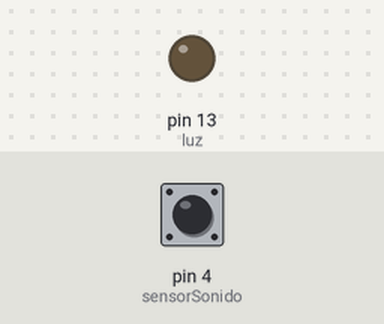
A sketch run on a simulated Arduino Uno, built with avr-gcc and run on an emulated ATmega328P. Shown: output pins drawn as LEDs (lit = HIGH). The test bench sets the inputs (shaded band); at power-on: pin 4 (sensorSonido) LOW. What the sketch prints to the serial monitor is not drawn.

Above: at 1.2 s.
1.3 s: pin 4 (sensorSonido) driven HIGH
At 2.2 s:
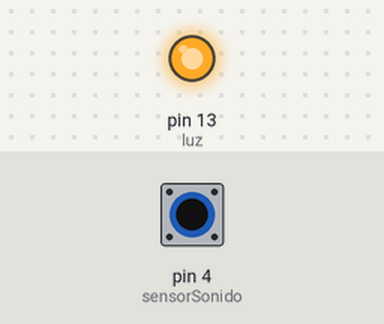
2.8 s: pin 4 (sensorSonido) pulsed LOW 2 times (0.12 s each, 0.3 s apart)
6.4 s: pin 4 (sensorSonido) pulsed LOW 5 times (0.12 s each, 0.3 s apart)
Timing chart, 0 to 9.4 s (numbered marks = the images above; inputs shaded):
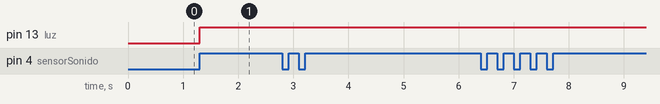

The sketch:

Codigo.ino
```cpp
int luz = 13;
int sensorSonido = 4;
int sonido = 0;
int var = 0;
void setup() {
  Serial.begin(9600);
  pinMode(sensorSonido, INPUT);
  pinMode(luz, OUTPUT);
}
void loop() {
  var = digitalRead(sensorSonido);
  if (var == 1) {
    Serial.print("ENCENDIDO");
    digitalWrite(luz, 1);
    sonido += 1;
    delay(100);
  }
  if (var == 2) {
    Serial.print("APAGADO");
    digitalWrite(luz, 0);
    sonido = 0;
    delay(100);
  }
}
```

Measured:
- after the input at 1.3 s, pin 13 (luz): LOW → HIGH at once
- after the input at 2.8 s, every drawn part: stays the same
- after the input at 6.4 s, every drawn part: stays the same
